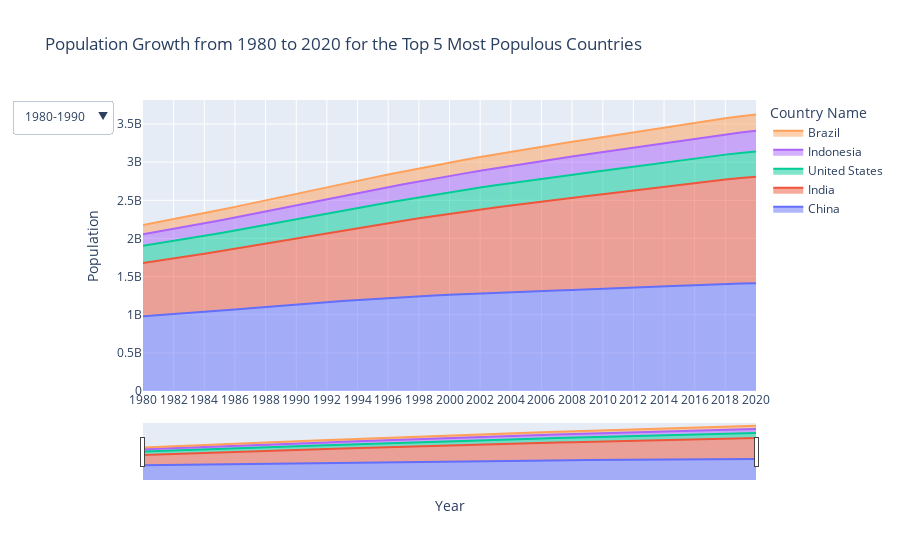

Write notebook code for a chart like this one.
### Code cell
import pandas as pd
import plotly.express as px
import plotly.graph_objects as go

# Load the dataset
file_path_new = r'C:\Users\Thomas\OneDrive\Documents\Documents University\First_Year\Informatie visualisatie\2024\Project2024\Population_dataset.csv'
df_new = pd.read_csv(file_path_new, skiprows=4)

# Define the top countries manually known for large populations
top_countries_list = ['China', 'India', 'United States', 'Indonesia', 'Brazil']

# Convert relevant columns to numeric
years = [str(year) for year in range(1960, 2023)]
df_new[years] = df_new[years].apply(pd.to_numeric, errors='coerce')

# Filter out aggregate categories and include only specified top countries
df_filtered = df_new[df_new['Country Name'].isin(top_countries_list)]

# Reshape the dataframe to have 'Year' as a column for easier plotting
df_melted = df_filtered.melt(id_vars=['Country Name', 'Country Code', 'Indicator Name', 'Indicator Code'], 
                             value_vars=years, 
                             var_name='Year', 
                             value_name='Population')

# Convert 'Year' and 'Population' to numeric values
df_melted['Year'] = pd.to_numeric(df_melted['Year'])
df_melted['Population'] = pd.to_numeric(df_melted['Population'])

# Filter the years between 1980 and 2020
df_melted = df_melted[(df_melted['Year'] >= 1980) & (df_melted['Year'] <= 2020)]

# Ensure Brazil is the last category for color stacking in the plot
top_countries_list_sorted = ['China', 'India', 'United States', 'Indonesia', 'Brazil']
df_melted['Country Name'] = pd.Categorical(df_melted['Country Name'], categories=top_countries_list_sorted, ordered=True)

# Sort the data so that Brazil appears last in the dataframe for plotting
df_melted = df_melted.sort_values(by=['Year', 'Country Name'], ascending=[True, True])

# Create the area plot with the specified order
fig = px.area(df_melted, x='Year', y='Population', color='Country Name',
              title="Population Growth from 1980 to 2020 for the Top 5 Most Populous Countries",
              labels={'Year': "Year", 'Population': "Population"})

# Update the layout to set the x-axis range and ensure correct legend order
fig.update_layout(
    xaxis=dict(
        range=[1980, 2020],
        dtick=2,
        tick0=1980,
        rangeslider=dict(visible=True),
        type="linear"
    ),
    legend=dict(traceorder='reversed'),
    updatemenus=[
        dict(
            buttons=list([
                dict(
                    args=["xaxis.range", [1980, 1990]],
                    label="1980-1990",
                    method="relayout"
                ),
                dict(
                    args=["xaxis.range", [1990, 2000]],
                    label="1990-2000",
                    method="relayout"
                ),
                dict(
                    args=["xaxis.range", [2000, 2010]],
                    label="2000-2010",
                    method="relayout"
                ),
                dict(
                    args=["xaxis.range", [2010, 2020]],
                    label="2010-2020",
                    method="relayout"
                ),
                dict(
                    args=["xaxis.range", [1980, 2020]],
                    label="Full View",
                    method="relayout"
                )
            ]),
            direction="down",
            showactive=True
        )
    ]
)

# Show the plot
fig.show()

### Figure 1 — Plotly figure (JSON) as saved in the notebook; plotly's stock layout.template omitted (floating-point values rounded to 4 significant figures)
{"data": [{"fillpattern": {"shape": ""}, "hovertemplate": "Country Name=China<br>Year=%{x}<br>Population=%{y}<extra></extra>", "legendgroup": "China", "line": {"color": "#636efa"}, "marker": {"symbol": "circle"}, "mode": "lines", "name": "China", "orientation": "v", "showlegend": true, "stackgroup": "1", "type": "scatter", "x": [1980, 1981, 1982, 1983, 1984, 1985, 1986, 1987, 1988, 1989, 1990, 1991, 1992, 1993, 1994, 1995, 1996, 1997, 1998, 1999, 2000, 2001, 2002, 2003, 2004, 2005, 2006, 2007, 2008, 2009, 2010, 2011, 2012, 2013, 2014, 2015, 2016, 2017, 2018, 2019, 2020], "xaxis": "x", "y": [981235000, 993885000, 1008630000, 1023310000, 1036825000, 1051040000, 1066790000, 1084035000, 1101630000, 1118650000, 1135185000, 1150780000, 1164970000, 1178440000, 1191835000, 1204855000, 1217550000, 1230075000, 1241935000, 1252735000, 1262645000, 1271850000, 1280400000, 1288400000, 1296075000, 1303720000, 1311020000, 1317885000, 1324655000, 1331260000, 1337705000, 1345035000, 1354190000, 1363240000, 1371860000, 1379860000, 1387790000, 1396215000, 1402760000, 1407745000, 1411100000], "yaxis": "y"}, {"fillpattern": {"shape": ""}, "hovertemplate": "Country Name=India<br>Year=%{x}<br>Population=%{y}<extra></extra>", "legendgroup": "India", "line": {"color": "#EF553B"}, "marker": {"symbol": "circle"}, "mode": "lines", "name": "India", "orientation": "v", "showlegend": true, "stackgroup": "1", "type": "scatter", "x": [1980, 1981, 1982, 1983, 1984, 1985, 1986, 1987, 1988, 1989, 1990, 1991, 1992, 1993, 1994, 1995, 1996, 1997, 1998, 1999, 2000, 2001, 2002, 2003, 2004, 2005, 2006, 2007, 2008, 2009, 2010, 2011, 2012, 2013, 2014, 2015, 2016, 2017, 2018, 2019, 2020], "xaxis": "x", "y": [696828385, 712869298, 729169466, 745826546, 762895156, 780242084, 797878993, 815716125, 833729681, 852012673, 870452165, 888941756, 907574049, 926351297, 945261958, 964279129, 983281218, 1002335230, 1021434576, 1040500054, 1059633675, 1078970907, 1098313039, 1117415123, 1136264583, 1154638713, 1172373788, 1189691809, 1206734806, 1223640160, 1240613620, 1257621191, 1274487215, 1291132063, 1307246509, 1322866505, 1338636340, 1354195680, 1369003306, 1383112050, 1396387127], "yaxis": "y"}, {"fillpattern": {"shape": ""}, "hovertemplate": "Country Name=United States<br>Year=%{x}<br>Population=%{y}<extra></extra>", "legendgroup": "United States", "line": {"color": "#00cc96"}, "marker": {"symbol": "circle"}, "mode": "lines", "name": "United States", "orientation": "v", "showlegend": true, "stackgroup": "1", "type": "scatter", "x": [1980, 1981, 1982, 1983, 1984, 1985, 1986, 1987, 1988, 1989, 1990, 1991, 1992, 1993, 1994, 1995, 1996, 1997, 1998, 1999, 2000, 2001, 2002, 2003, 2004, 2005, 2006, 2007, 2008, 2009, 2010, 2011, 2012, 2013, 2014, 2015, 2016, 2017, 2018, 2019, 2020], "xaxis": "x", "y": [227225000, 229466000, 231664000, 233792000, 235825000, 237924000, 240133000, 242289000, 244499000, 246819000, 249623000, 252981000, 256514000, 259919000, 263126000, 266278000, 269394000, 272657000, 275854000, 279040000, 282162411, 284968955, 287625193, 290107933, 292805298, 295516599, 298379912, 301231207, 304093966, 306771529, 309327143, 311583481, 313877662, 316059947, 318386329, 320738994, 323071755, 325122128, 326838199, 328329953, 331511512], "yaxis": "y"}, {"fillpattern": {"shape": ""}, "hovertemplate": "Country Name=Indonesia<br>Year=%{x}<br>Population=%{y}<extra></extra>", "legendgroup": "Indonesia", "line": {"color": "#ab63fa"}, "marker": {"symbol": "circle"}, "mode": "lines", "name": "Indonesia", "orientation": "v", "showlegend": true, "stackgroup": "1", "type": "scatter", "x": [1980, 1981, 1982, 1983, 1984, 1985, 1986, 1987, 1988, 1989, 1990, 1991, 1992, 1993, 1994, 1995, 1996, 1997, 1998, 1999, 2000, 2001, 2002, 2003, 2004, 2005, 2006, 2007, 2008, 2009, 2010, 2011, 2012, 2013, 2014, 2015, 2016, 2017, 2018, 2019, 2020], "xaxis": "x", "y": [148177096, 151686337, 155228658, 158790611, 162331962, 165791694, 169135273, 172421390, 175694647, 178949174, 182159874, 185361228, 188558416, 191737287, 194928533, 198140162, 201373791, 204628007, 207855486, 210996910, 214072421, 217112437, 220115092, 223080121, 225938595, 228805144, 231797427, 234858289, 237936543, 240981299, 244016173, 247099697, 250222695, 253275918, 256229761, 259091970, 261850182, 264498852, 267066843, 269582878, 271857970], "yaxis": "y"}, {"fillpattern": {"shape": ""}, "hovertemplate": "Country Name=Brazil<br>Year=%{x}<br>Population=%{y}<extra></extra>", "legendgroup": "Brazil", "line": {"color": "#FFA15A"}, "marker": {"symbol": "circle"}, "mode": "lines", "name": "Brazil", "orientation": "v", "showlegend": true, "stackgroup": "1", "type": "scatter", "x": [1980, 1981, 1982, 1983, 1984, 1985, 1986, 1987, 1988, 1989, 1990, 1991, 1992, 1993, 1994, 1995, 1996, 1997, 1998, 1999, 2000, 2001, 2002, 2003, 2004, 2005, 2006, 2007, 2008, 2009, 2010, 2011, 2012, 2013, 2014, 2015, 2016, 2017, 2018, 2019, 2020], "xaxis": "x", "y": [122288383, 125168060, 128065095, 130977370, 133888775, 136783180, 139643355, 142466264, 145253973, 148003411, 150706446, 153336445, 155900790, 158440875, 160980472, 163515328, 166037122, 168546707, 171039804, 173486281, 175873720, 178211881, 180476685, 182629278, 184722043, 186797334, 188820682, 190779453, 192672317, 194517549, 196353492, 198185302, 199977707, 201721767, 203459650, 205188205, 206859578, 208504960, 210166592, 211782878, 213196304], "yaxis": "y"}], "layout": {"legend": {"title": {"text": "Country Name"}, "tracegroupgap": 0, "traceorder": "reversed"}, "title": {"text": "Population Growth from 1980 to 2020 for the Top 5 Most Populous Countries"}, "updatemenus": [{"buttons": [{"args": ["xaxis.range", [1980, 1990]], "label": "1980-1990", "method": "relayout"}, {"args": ["xaxis.range", [1990, 2000]], "label": "1990-2000", "method": "relayout"}, {"args": ["xaxis.range", [2000, 2010]], "label": "2000-2010", "method": "relayout"}, {"args": ["xaxis.range", [2010, 2020]], "label": "2010-2020", "method": "relayout"}, {"args": ["xaxis.range", [1980, 2020]], "label": "Full View", "method": "relayout"}], "direction": "down", "showactive": true}], "xaxis": {"anchor": "y", "domain": [0, 1], "dtick": 2, "range": [1980, 2020], "rangeslider": {"visible": true}, "tick0": 1980, "title": {"text": "Year"}, "type": "linear"}, "yaxis": {"anchor": "x", "domain": [0, 1], "title": {"text": "Population"}}}}
